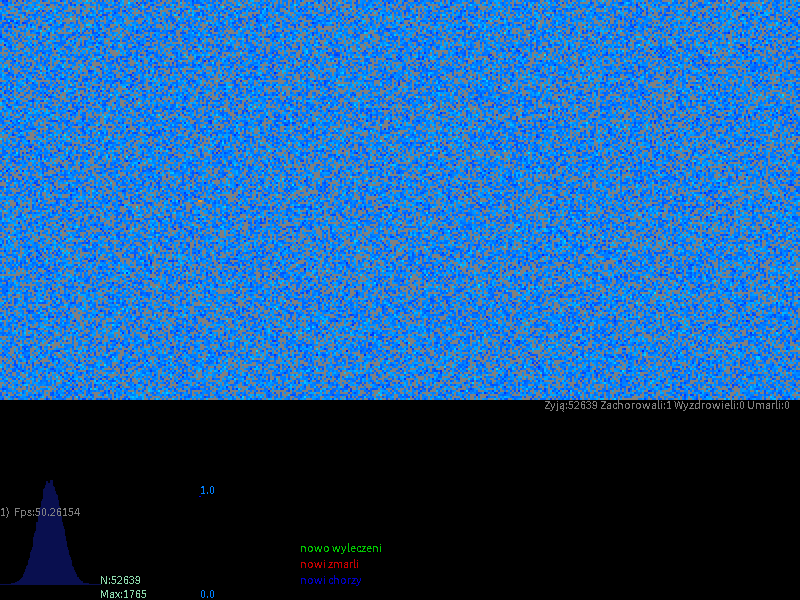
Frame 1 (no input)
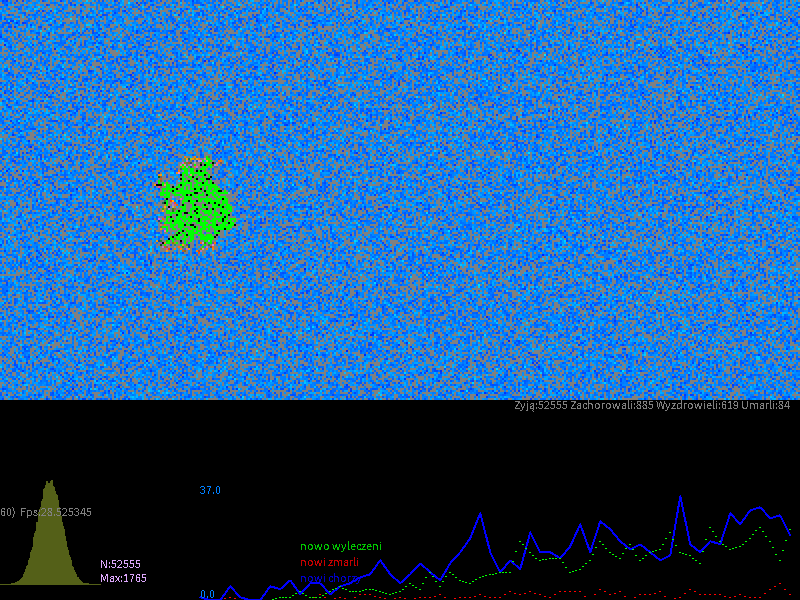
Frame 60 (the mouse pressed at the canvas centre just before this capture)
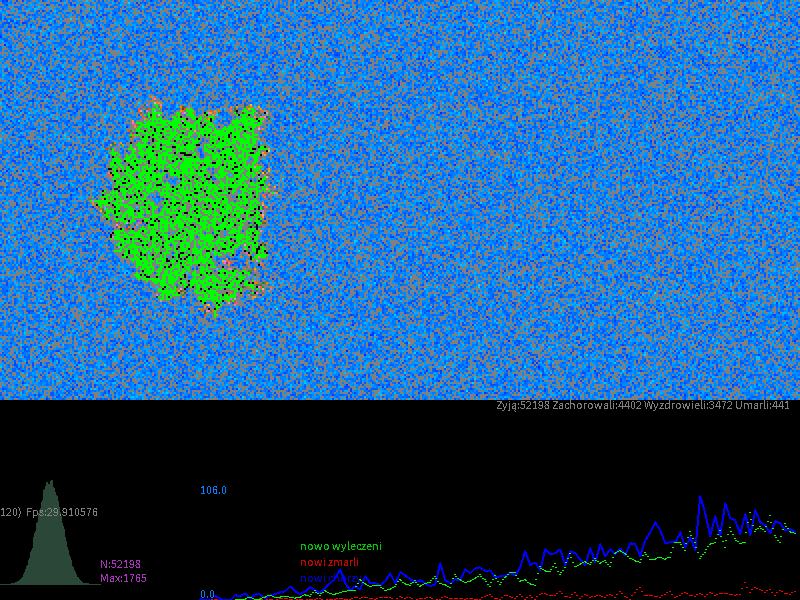
Frame 120 (the mouse held since frame 60 and released just before this capture)

The Processing sketch that drew these frames (run headless with seeded random() and noise(); from frame 60 on, the mouse is pressed at the canvas centre):

// Processing sketch: ABMEpidemiaRectImmGraphs
// ── ABMEpidemiaRectImmGraphs.pde
// ABM minimum template - using template for AGENT BASE MODEL in 1D & 2D discrete geometry
// @author Wojciech Borkowski
//-///////////////////////////////////////////////////////////////////////////////////////

//MODEL PARAMETERS
int side=200; //LENGTH OF THE SIDE OF THE WORLD
String modelName="ABMEpidemia";
float density=0.66;

World TheWorld=new World(side); //INITIALIZATION IS COMPLETED 
                               //IN THE setup() FUNCTION

//"final" is something like constants ;-)
final int Duration=7; //Infection duration
//final int Empty=0; //UNNECESSARY. Instead, there is a null value in the agent handle array cell. 
final int Susceptible=1;
final int Infected=2;
final int Recovered=Infected+Duration;
final int Death=100;
//final float PTransfer=???;  //Probability of infecting an agent in a single interaction
                              //now it depends on the individual immunity value!
final float PDeath=0.015;     //Average probability of death in one day of illness duration

//STATISTICS CALCULATED DURING THE SIMULATION
int liveCount=0;

int  sumInfected=0; //Number of successful infections
int sumRecovered=0; //Number of recoveries
int     sumDeath=0; //Number of deaths

FloatList deaths=new FloatList(); //Death counter
FloatList newcas=new FloatList(); //New cases (infected)
FloatList  cured=new FloatList(); //Cured

//VISUALIZATION PARAMETERS, STATISTICS, ETC.
int cwidth=3; //CELL SIDE LENGTH IN VISUALIZATION 
             // - THE VALUE GIVEN HERE IS ONLY PROVISIONAL
int STATUSHEIGH=150; //HEIGHT OF THE STATUS BAR AT THE BOTTOM OF THE WINDOW

int STEPSperVIS=1; //HOW OFTEN DO WE RUN THE VISUALIZATION
int FRAMEFREQ=30; //HOW MANY TIMES PER SECOND DOES draw() RUN?

//boolean WITH_VIDEO=false; //DO WE WANT TO SAVE TO A MOVIE FILE (requires RTMVideo.pde module)
boolean simulationRun=true; //SIMULATION OPERATIONS FLAG (Start/Stop) 

void setup()
{
  //GRAPHICS BELOW
  //fullScreen();
  size(800,600);
  STATUSHEIGH=int(height*0.2); //Trzeba dopasować do proporcji ekranu
  
  noSmooth();   //Significantly speeds up visualizations
  frameRate(FRAMEFREQ);
  background(255,255,200);
  strokeWeight(2);
  //randomSeed(-1013); //Seeding a generator when a repeatable sequence is required, e.g., 107 or 1013.
  
  //INITIALIZATION OF THE MODEL AND (OPTIONALLY) STATISTICS
  initializeModel(TheWorld); //COMPLETING WORLD INITIALIZATION
  //initializeStats();      //UNCOMMENT THIS IF USING STATISTICS
  //doStatistics(TheWorld); //as above
  
  //CALCULATE THE REQUIRED WINDOW SIZE FOR size()
  println(modelName+": REQUIRED SIZE OF PAINTING AREA IS "
          +(cwidth*side)+"x"+(cwidth*side+STATUSHEIGH));
  cwidth=(height-STATUSHEIGH)/side; // HOWEVER, WE ADAPT THE SIZE OF THE CELLS TO THE WINDOW THAT IS
  
  //INITIALIZE ANIMATION RECORDING (if using RTMVideo.pde)
  //if(WITH_VIDEO) {initVideoExport(this,modelName+".mp4",FRAMEFREQ);FirstVideoFrame();}
  
  //CONSOLE INFO AT THE END OF THE setup() FUNCTION
  println("CURRENT SIZE OF PAINTING AREA IS "+width+"x"+height); //-myMenu.bounds.height???
  visualizeModel(TheWorld); //FIRST WORLD VISUALIZATION AFTER INITIALIZATION
  
  println("PRESS 's' or 'ESC' to STOP simulation");
  
  //NextVideoFrame(); //FIRST REAL ANIMATION FRAME (if we use RTMVideo.pde)
}

void draw()
{
  if(simulationRun)
  {
    modelStep(TheWorld);
    //doStatistics(TheWorld); //UNCOMMENT THIS IF USING STATISTICS
  }                          //Uses an internal flag to determine whether the log has been opened
  
  writeStatusLine();
  
  if(!simulationRun //Only visualization should work after pausing the simulation
  || StepCounter % STEPSperVIS == 0 ) //When the model is running, visualization should only be performed every few steps
  {
    visualizeModel(TheWorld);
    //NextVideoFrame(); //ANIMATION FRAME RECORDING FUNCTION. 
  }                    //Uses an internal flag to determine if the movie has started

}

void writeStatusLine()
{
  fill(0);
  rectMode(CORNERS);
  rect(0,cwidth*side,width,height);fill(128);
  rectMode(CORNER);
  histogram(TheWorld.agents,0,height-16,STATUSHEIGH-16); //Histogram by resistance to infection  
   
  //legend and the histories of three daily variables, each on its own scale
  stroke(0,0,255);fill(0,0,200);text("nowi chorzy",300,height-16);
  //timeline(newcas,200,height,STATUSHEIGH-16,false);
  stroke(255,0,0);fill(200,0,0);text("nowi zmarli",300,height-32);
  //timeline(deaths,200,height,STATUSHEIGH-16,false);
  stroke(0,255,0);fill(0,200,0);text("nowo wyleczeni",300,height-48);
  //timeline(cured, 200,height,STATUSHEIGH-16,false);
  
  //Histories of three variables, each on a common scale
  fill(0,128,255); //Tylko kolor napisów tu możemy ustalić
  timeline(newcas,deaths,cured, 200,height,STATUSHEIGH-16,false,
           color(0,0,255),color(255,0,0),color(0,255,0));
  
  fill(128);noStroke();
  textAlign(RIGHT, TOP);
  text("Żyją:"+liveCount+" Zachorowali:"+sumInfected+" Wyzdrowieli:"+sumRecovered+" Umarli:"+sumDeath+"     ",width,side*cwidth); //A place for the MOST IMPORTANT STATISTICS
  println("ST:"+StepCounter+"\tZ\t"+sumInfected+"\t"+newcas.get(newcas.size()-1)
                           +"\tW\t"+sumRecovered+"\t"+cured.get(cured.size()-1)
                           +"\tU\t"+sumDeath+"\t"+deaths.get(deaths.size()-1)
                           +"\t");
  textAlign(LEFT, BOTTOM);
  text(StepCounter+")  Fps:"+ frameRate,0,side*cwidth+STATUSHEIGH-2);
}

//-/////////////////////////////////////////////////////////////////////////////////////////
//  https://www.researchgate.net/profile/WOJCIECH_BORKOWSKI - ABM MAIN TEMPLATE
//-/////////////////////////////////////////////////////////////////////////////////////////

// ── Agent.pde
// An agent is one of the two central classes in any ABM model.
//-/////////////////////////////////////////////////////////////
class Agent
{
  int   state;
  float immunity; //InsteadPTransfer!
  
  Agent() //Agent constructor. Initializes attributes
  {
    state=Susceptible;
    immunity=( random(1.0)+random(1.0)+random(1.0)
              +random(1.0)+random(1.0)+random(1.0) )/6.0; //Mean 0.5
             //random(1.0); //The mean is the same, but the distribution is flat
  }
}

//-/////////////////////////////////////////////////////////////////////////////////////////
//  https://www.researchgate.net/profile/WOJCIECH_BORKOWSKI - ABM: AGENT FOR FILL UP
//-/////////////////////////////////////////////////////////////////////////////////////////

// ── AgentBasics.pde
// An agent is one of the two central classes in any ABM model.
// The agent must be initialized and must have change logic
//-/////////////////////////////////////////////////////////////

void initializeAgents(Agent[][] agents)
{
   for(int a=0;a<agents.length;a++)
    for(int b=0;b<agents[a].length;b++)
      if(random(1)<density)
      {
        Agent curr=new Agent();
        //ADDITIONAL AGENT INITIALIZATION CODE, e.g. curr.initialise();
        liveCount++;
        agents[a][b]=curr;
      }
      
   //Initiating infection from the center
   if(agents[agents.length/2][agents.length/2]==null) //If he weren't here
   {
      agents[agents.length/2][agents.length/2]=new Agent();
      liveCount++;
   }
   agents[agents.length/2][agents.length/2].state=Infected;
}
//OR
void initializeAgents(Agent[] agents)
{
  for(int a=0;a<agents.length;a++)
    if(random(1)<density)
    {
      Agent curr=new Agent();
      //ADDITIONAL AGENT INITIALIZATION CODE, e.g. curr.initialise();
      liveCount++;
      agents[a]=curr;
    }
   
   //Initiating infection from the center
   if(agents[agents.length/2]==null) //If he weren't here
   {
      agents[agents.length/2]=new Agent();
      liveCount++;
   }
   agents[agents.length/2].state=Infected;
}

void  agentsChange(Agent[] agents) //to be changed to agentsChange()
{
  int MC=agents.length;
  for(int i=0;i<MC;i++)
  {
    int a=(int)random(0,agents.length);
    if(agents[a]!= null )
    {
      //agents[a].dummy+=random(-0.1,0.1); //EXAMPLE AGENT STATE CHANGE
    }
  }  
}

//OR

void  agentsChange(Agent[][] agents)
{
  //We store the state before the step
  int befInfected=sumInfected;
  int befRecovered=sumRecovered;
  int befDeath=sumDeath;
  
  int MC=agents.length*agents[0].length;
  for(int i=0;i<MC;i++)
  {
    int a=(int)random(0,agents.length);   //or "agents[a].length" in case we want to make a rectangle
    int b=(int)random(0,agents[a].length); //print(a,b,' '); DEBUG
    if(agents[a][b]!= null )
    {
       //If the cell is empty or the agent is healthy, we do nothing
       if(agents[a][b].state<Infected || Recovered<=agents[a][b].state) continue;
       
       //Calculating neighbor locations
       int dw=(a+1) % agents.length;   
       int up=(agents.length+a-1) % agents.length;
       int right = (b+1) % agents[a].length;      
       int left  = (agents[a].length+b-1) % agents[a].length;

       if(agents[a][left]!=null
       && agents[a][left].state==Susceptible && random(1) < 1-agents[a][left].immunity )
         {agents[a][left].state=Infected; sumInfected++;}
        
       if(agents[a][right]!=null
       && agents[a][right].state==Susceptible && random(1) < 1-agents[a][right].immunity )
         {agents[a][right].state=Infected; sumInfected++;}
        
       if(agents[up][b]!=null
       && agents[up][b].state==Susceptible && random(1) < 1-agents[up][b].immunity )
         {agents[up][b].state=Infected; sumInfected++;}
        
       if(agents[dw][b]!=null
       && agents[dw][b].state==Susceptible && random(1) < 1-agents[dw][b].immunity ) 
         {agents[dw][b].state=Infected; sumInfected++;}

       float prob=random(1); //Fate for the day
       
       if(prob<PDeath) //He dies on this day
        { 
          sumDeath++;liveCount--;
          agents[a][b].state=Death; //But this also needs to be taken into account in the statistics!
        }
        else
        {
          //... or he is cured
          if(++(agents[a][b].state)==Recovered)
          {
              sumRecovered++;
              //agents[a][b].immunity=1; //Just to check, though it will mess up the chart ;-)
          }
          //else //...OR STILL SUFFERING!
        }
    }
  }
  //We record the change in the base statistics 
  //which took place during this simulation step
  deaths.append(sumDeath-befDeath);
  newcas.append(sumInfected-befInfected);
  cured.append(sumRecovered-befRecovered);
}

//-///////////////////////////////////////////////////////////////////////////////////////////////////////////////////////
/// @author https://www.researchgate.net/profile/WOJCIECH_BORKOWSKI @src: ABM: BASIC INITIALISATION & EVERY STEP CHANGE
/// @date 2026-10-29 ( → https://github.com/borkowsk/bookProcessingEN)
//-///////////////////////////////////////////////////////////////////////////////////////////////////////////////////////

// ── AssemblingOfWorld.pde
// The world is one of the two central classes of every ABM model
//-/////////////////////////////////////////////////////////////
int StepCounter=0; //GLOBAL SIMULATION STEP COUNTER

class World
{
  //Agent agents[]; //ONE-DIMENSIONAL AGENT TABLE
  //OR
  Agent agents[][]; //TWO-DIMENSIONAL AGENT TABLE
  
  World(int side) //CONSTRUCTION OF THE WORLD
  {
    //agents=new Agent[side];
    //OR
    agents=new Agent[side][2*side];
  }
}

//MORE COMPLEX FUNCTIONALITIES ARE DEFINED AS SEPARATE FUNCTIONS RATHER THAN CLASS METHODS World
//DUE TO PROCESSING SYNTAX LIMITATIONS
//WHICH DOESN'T ALLOW YOU TO HIDE LESS IMPORTANT CLASS METHODS SOMEWHERE ELSE
//-//////////////////////////////////////////////////////////////////////////

void initializeModel(World world)
{
  initializeAgents(world.agents); //THE OVERLOADED FUNCTION WILL BE SELECTED HERE!
}

void visualizeModel(World world)
{
  visualizeAgents(world.agents); //THE OVERLOADED FUNCTION WILL BE SELECTED HERE!
}

//void dummyChange(World world) //THIS FUNCTION CAN BE REMOVED WHEN
//{                             //A REAL MODEL CODE APPEARS
//  dummyChangeAgents(world.agents); //THE OVERLOADED FUNCTION WILL BE SELECTED HERE!
//}

void modelStep(World world)
{
   //dummyChange(world); //TEMPORARY USE OF TRIVIA DYNAMICS
   //OR
   //REAL MODEL CODE
   agentsChange(world.agents); //THE OVERLOADED FUNCTION WILL BE SELECTED HERE!
   
   StepCounter++;
}

//-///////////////////////////////////////////////////////////////////////////////////////////////////////////
/// @author https://www.researchgate.net/profile/WOJCIECH_BORKOWSKI @src: ABM: WORLD OF AGENTS FOR FILL UP
/// @date 2026-10-29 ( → https://github.com/borkowsk/bookProcessingEN)
//-///////////////////////////////////////////////////////////////////////////////////////////////////////////

// ── Histogram.pde
// Bardzo prosty histogram agentów wg jednej właściwości
//-///////////////////////////////////////////////////////////////////
int Max=0; //Max wspólny dla całej symulacji

void histogram(Agent[][] agents,float startx,float starty,float hight)
//Funkcja przechodzi po wszystkich agentach i zlicza wg. klas odporności.
{
  int NumOfBaskets=100;
  int Basket[]=new int[NumOfBaskets+1];
  int N=0; //Licznik żywych
  //int Max=0; //Or Max reset for each step
  Agent curra; //Pomocniczy uchwyt agenta
  
  //Zliczanie 
  for(int a=0;a<agents.length;a++)
   for(int b=0;b<agents[a].length;b++)
   {
    //AGENT COLORING
    if( (curra=agents[a][b]) != null 
        && curra.state!=Death //Uwzględniamy zmarłych przy statystyce
    )
    {
      N++; //Żywy
      int cl=round(curra.immunity*NumOfBaskets); //Z odpornością w klasie "cl"
      Basket[cl]++; //Doliczamy go
      if(Basket[cl]>Max) Max=Basket[cl]; //Sprawdzamy czy nie urosło "Max"
    }
   }
   
   //Rysowanie
   stroke(random(255),random(255),random(255));
   for(int i=0;i<=NumOfBaskets;i++)
   {
     float val=Basket[i];
     val/=Max;val*=hight;
     //map(val,0,Max,0,hight);
     line(startx+i,starty,startx+i,starty-val);
   }
   
   //Opis
   fill(random(255),random(255),random(255));
   text("N:"+N+"\nMax:"+Max,startx+NumOfBaskets,starty);
}

//-////////////////////////////////////////////////////////////////////////////
/// @author https://www.researchgate.net/profile/WOJCIECH_BORKOWSKI @src: ABM
/// @date 2026-10-29 ( → https://github.com/borkowsk/bookProcessingEN)
//-////////////////////////////////////////////////////////////////////////////

// ── History.pde
// Wykres zmian w czasie
//-/////////////////////////////////////////////////////////////

void timeline(FloatList data, //dane do wykresu
              float startX, float startY, float height,//Położenie i wysokość
              boolean logaritm) //czy logarytmować dane
{
  float   max=-Float.MAX_VALUE;
  int     whmax=-1; //Gdzie jest maksimum
  float   min=Float.MAX_VALUE;
  int     whmin=-1; //Gdzie jest minimum
  int     N=data.size(); //Ile pomiarów
  float  length=width-startX; //Ile miejsca na wykres
  
  //Szukanie minimum i maksimum
  for(int t=0;t<N;t++)
  {
    float val=data.get(t);
    if(val>max) { max=val; whmax=t;}
    if(val<min) { min=val; whmin=t;}
  }
  
  if(logaritm)
  {
    max=(float)Math.log10(max+1); //+1 to takie oszustwo 
    min=(float)Math.log10(min+1); //żeby 0 nie wywalało obliczeń
  }
  
  //THIS IS ACTUAL DRAWING
  float wid=length/N; //println(width,N,wid,min,max);DEBUG
  float oldy=-Float.MIN_VALUE;
  for(int t=0;t<N;t++)
  {
    float val=data.get(t);
    
    if(logaritm)
      val=map((float)Math.log10(val+1),min,max,0,height);    
    else 
      val=map(val,min,max,0,height);
    
    float x=t*wid;
    if(oldy!=-Float.MIN_VALUE)
    {
      line (startX+x-wid,startY-oldy,startX+x,startY-val);
    }
    else
      point(startX+x,startY-val);
    
    oldy=val;
    
    if(t==whmax || t==whmin)
    {
      textAlign(LEFT,BOTTOM);
      String out=""+data.get(t);
      text(out,startX,startY-val); //Na osi X
      text(out,startX+x,startY-val); //Przy danych
    }
  }
}

//A jakby miało być więcej zmiennych? UWAGA!:  wspólna skala!!!
//Wtedy e.g. tak jak poniżej, co jest wersją bardzo prymitywną, ale będzie działać :-D
void timeline(FloatList data_a, FloatList data_b, FloatList data_c,
              float startX, float startY, float height,boolean logaritm,
              color color_a,color color_b,color color_c)
{
  float   max=-Float.MAX_VALUE; //Tu będzie prawdziwa wartość
  float   gmax=0; //A tu przeliczona dla grafiki
  float   min=Float.MAX_VALUE; //J.w.
  float   gmin=0; //Analogicznie j.w.
  int     N1=data_a.size(),N2=data_b.size(),N3=data_c.size(); //Ile pomiarów
  float   length=width-startX; //Ile miejsca na wykres
  
  //Szukanie minimum i maksimum
  for(int t=0;t<N1;t++)
  {
    float val=data_a.get(t);
    if(val>max) max=val;
    if(val<min) min=val;
  }
  
  for(int t=0;t<N2;t++)
  {
    float val=data_b.get(t);
    if(val>max) max=val;
    if(val<min) min=val;
  }
  
  for(int t=0;t<N3;t++)
  {
    float val=data_c.get(t);
    if(val>max) max=val; 
    if(val<min) min=val;
  }
  
  if(logaritm)
  {
    gmax=(float)Math.log10(max+1); //+1 to takie oszustwo 
    gmin=(float)Math.log10(min+1); //żeby 0 nie wywalało obliczeń
  }
  else
  {
    gmax=max;
    gmin=min;
  }
  
  //THIS IS ACTUAL DRAWING
  float wid=length/max(N1,N2,N3); //Najdłuższy decyduje
  float oldy=-Float.MIN_VALUE;
  stroke(color_a); //fill(color_a);
  for(int t=0;t<N1;t++)
  {
    float val=data_a.get(t);
    
    if(logaritm)
      val=map((float)Math.log10(val+1),gmin,gmax,0,height);    
    else 
      val=map(val,gmin,gmax,0,height);
    
    float x=t*wid;
    if(oldy!=-Float.MIN_VALUE)
      line (startX+x-wid,startY-oldy,startX+x,startY-val);
    else
      point(startX+x,startY-val);
    
    oldy=val;
  }

  oldy=-Float.MIN_VALUE;
  stroke(color_b); //fill(color_b);
  for(int t=0;t<N2;t++)
  {
    float val=data_b.get(t);
    
    if(logaritm)
      val=map((float)Math.log10(val+1),gmin,gmax,0,height);    
    else 
      val=map(val,gmin,gmax,0,height);
    
    float x=t*wid;
    if(oldy!=-Float.MIN_VALUE)
      dottedLine(startX+x-wid,startY-oldy,startX+x,startY-val,2);
    else
      point(startX+x,startY-val);
    
    oldy=val;
  }
  
  oldy=-Float.MIN_VALUE;
  stroke(color_c); //fill(color_c);
  for(int t=0;t<N3;t++)
  {
    float val=data_c.get(t);
    
    if(logaritm)
      val=map((float)Math.log10(val+1),gmin,gmax,0,height);    
    else 
      val=map(val,gmin,gmax,0,height);
    
    float x=t*wid;
    if(oldy!=-Float.MIN_VALUE)
      dottedLine(startX+x-wid,startY-oldy,startX+x,startY-val,3);
    else
      point(startX+x,startY-val);
    
    oldy=val;
  }
  
  //Min i max są wspólne
  textAlign(LEFT,BOTTOM);
  text(""+max,startX,startY-height); //Na osi X
  text(""+min,startX,startY); //Na osi X
}


void dottedLine(float x1, float y1, float x2, float y2, float steps)
//https://processing.org/discourse/beta/num_1219255354.html
{
 for(int i=0; i<=steps; i++) {
   float x = lerp(x1, x2, i/steps); //funkcja lerp() jest bardzo użyteczna :-)
   float y = lerp(y1, y2, i/steps);
   //noStroke();ellipse(x, y,2,2); //Używanie elipsy zamiast punktu nie jest zbyt wydajne ;-)
   point(x,y);
 }
} 

// ── ModelVisual.pde
// A world full of agents requires a method of visualization on a screen/window
//-//////////////////////////////////////////////////////////////////////////

void visualizeAgents(Agent[][] agents)
{
  Agent curra;
  for(int a=0;a<agents.length;a++)
   for(int b=0;b<agents[a].length;b++)
   {
    //AGENT COLORING
    if( (curra=agents[a][b]) != null )
    {
      float green=curra.immunity*255;
      switch(curra.state){ //The selection statement allows us to choose any color
      case Recovered:  fill(0,255,0);break; // Cured
      case Infected:   fill(255,green,0);break; // Just infected
      case Susceptible:fill(0,green,255);break; // Vulnerable
      case Death:      fill(0);break;//Deceased
      default:         fill(random(255),green,random(255)); // Sick
      break;
      } 
    }
    else
    {
      fill(128);
    }
    
    noStroke();
    rect(b*cwidth,a*cwidth,cwidth,cwidth); //THIS IS ACTUAL DRAWING 
   }
}
//OR
void visualizeAgents(Agent[] agents)
{
   Agent curra;
   for(int a=0;a<agents.length;a++)
   {
    //AGENT COLORING  
    if( (curra=agents[a]) != null )
    {
      switch(curra.state){ //The selection statement allows us to choose any color
      case Recovered:  fill(0,255,0);break; // Cured
      case Infected:   fill(255,0,0);break; // Just infected
      case Susceptible:fill(0,0,255);break; // Vulnerable
      default:         fill(random(255),0,random(255)); // Sick
      break;
      } 
    }
    else
    {
      fill(128);
    }
    
    int t=StepCounter%side;
    noStroke();
    rect(a*cwidth,t*cwidth,cwidth,cwidth); //THIS IS ACTUAL DRAWING 
    
    stroke(255);
    line(0,(t+1)*cwidth+1,width,(t+1)*cwidth+1); //LINE FOR THE PRESENT TIME
   }
}

//-//////////////////////////////////////////////////////////////////////////////////////////////////////
/// @author https://www.researchgate.net/profile/WOJCIECH_BORKOWSKI @src: ABM: BASIC VISUALISATION
//-//////////////////////////////////////////////////////////////////////////////////////////////////////
